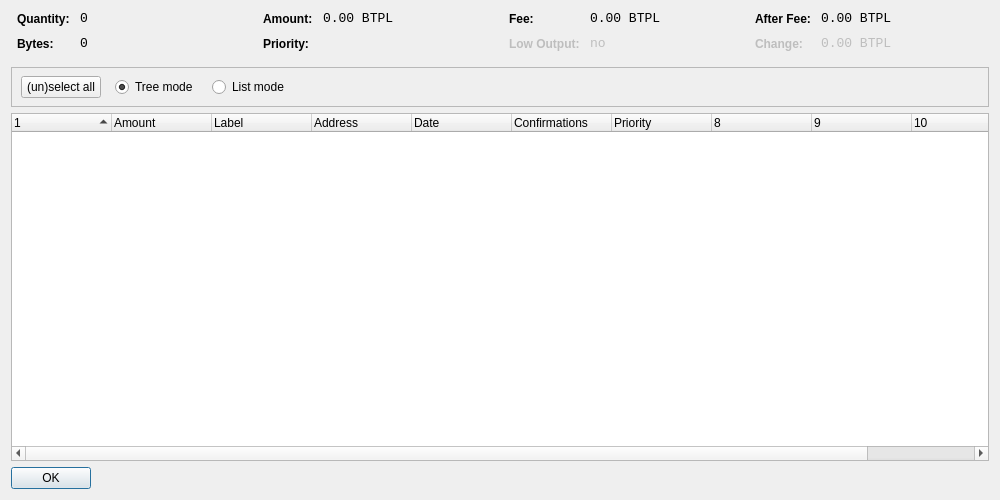
<?xml version="1.0" encoding="UTF-8"?>
<ui version="4.0">
 <class>CoinControlDialog</class>
 <widget class="QDialog" name="CoinControlDialog">
  <property name="geometry">
   <rect>
    <x>0</x>
    <y>0</y>
    <width>1000</width>
    <height>500</height>
   </rect>
  </property>
  <property name="windowTitle">
   <string>Coin Control</string>
  </property>
  <layout class="QVBoxLayout" name="verticalLayout">
   <item>
    <layout class="QHBoxLayout" name="horizontalLayoutTop" stretch="0,0,0,0">
     <property name="topMargin">
      <number>0</number>
     </property>
     <property name="bottomMargin">
      <number>10</number>
     </property>
     <item>
      <layout class="QFormLayout" name="formLayoutCoinControl1">
       <property name="horizontalSpacing">
        <number>10</number>
       </property>
       <property name="verticalSpacing">
        <number>10</number>
       </property>
       <property name="leftMargin">
        <number>6</number>
       </property>
       <property name="rightMargin">
        <number>6</number>
       </property>
       <item row="0" column="0">
        <widget class="QLabel" name="labelCoinControlQuantityText">
         <property name="styleSheet">
          <string notr="true">font-weight:bold;</string>
         </property>
         <property name="text">
          <string>Quantity:</string>
         </property>
        </widget>
       </item>
       <item row="0" column="1">
        <widget class="QLabel" name="labelCoinControlQuantity">
         <property name="font">
          <font>
           <family>Monospace</family>
           <pointsize>10</pointsize>
          </font>
         </property>
         <property name="cursor">
          <cursorShape>IBeamCursor</cursorShape>
         </property>
         <property name="contextMenuPolicy">
          <enum>Qt::ActionsContextMenu</enum>
         </property>
         <property name="text">
          <string notr="true">0</string>
         </property>
         <property name="textInteractionFlags">
          <set>Qt::LinksAccessibleByMouse|Qt::TextSelectableByKeyboard|Qt::TextSelectableByMouse</set>
         </property>
        </widget>
       </item>
       <item row="1" column="0">
        <widget class="QLabel" name="labelCoinControlBytesText">
         <property name="styleSheet">
          <string notr="true">font-weight:bold;</string>
         </property>
         <property name="text">
          <string>Bytes:</string>
         </property>
        </widget>
       </item>
       <item row="1" column="1">
        <widget class="QLabel" name="labelCoinControlBytes">
         <property name="font">
          <font>
           <family>Monospace</family>
           <pointsize>10</pointsize>
          </font>
         </property>
         <property name="cursor">
          <cursorShape>IBeamCursor</cursorShape>
         </property>
         <property name="contextMenuPolicy">
          <enum>Qt::ActionsContextMenu</enum>
         </property>
         <property name="text">
          <string notr="true">0</string>
         </property>
         <property name="textInteractionFlags">
          <set>Qt::LinksAccessibleByMouse|Qt::TextSelectableByKeyboard|Qt::TextSelectableByMouse</set>
         </property>
        </widget>
       </item>
      </layout>
     </item>
     <item>
      <layout class="QFormLayout" name="formLayoutCoinControl2">
       <property name="horizontalSpacing">
        <number>10</number>
       </property>
       <property name="verticalSpacing">
        <number>10</number>
       </property>
       <property name="leftMargin">
        <number>6</number>
       </property>
       <property name="rightMargin">
        <number>6</number>
       </property>
       <item row="0" column="0">
        <widget class="QLabel" name="labelCoinControlAmountText">
         <property name="styleSheet">
          <string notr="true">font-weight:bold;</string>
         </property>
         <property name="text">
          <string>Amount:</string>
         </property>
        </widget>
       </item>
       <item row="0" column="1">
        <widget class="QLabel" name="labelCoinControlAmount">
         <property name="font">
          <font>
           <family>Monospace</family>
           <pointsize>10</pointsize>
          </font>
         </property>
         <property name="cursor">
          <cursorShape>IBeamCursor</cursorShape>
         </property>
         <property name="contextMenuPolicy">
          <enum>Qt::ActionsContextMenu</enum>
         </property>
         <property name="text">
          <string notr="true">0.00 BTPL</string>
         </property>
         <property name="textInteractionFlags">
          <set>Qt::LinksAccessibleByMouse|Qt::TextSelectableByKeyboard|Qt::TextSelectableByMouse</set>
         </property>
        </widget>
       </item>
       <item row="1" column="0">
        <widget class="QLabel" name="labelCoinControlPriorityText">
         <property name="styleSheet">
          <string notr="true">font-weight:bold;</string>
         </property>
         <property name="text">
          <string>Priority:</string>
         </property>
        </widget>
       </item>
       <item row="1" column="1">
        <widget class="QLabel" name="labelCoinControlPriority">
         <property name="font">
          <font>
           <family>Monospace</family>
           <pointsize>10</pointsize>
          </font>
         </property>
         <property name="cursor">
          <cursorShape>IBeamCursor</cursorShape>
         </property>
         <property name="contextMenuPolicy">
          <enum>Qt::ActionsContextMenu</enum>
         </property>
         <property name="text">
          <string/>
         </property>
         <property name="textInteractionFlags">
          <set>Qt::LinksAccessibleByMouse|Qt::TextSelectableByKeyboard|Qt::TextSelectableByMouse</set>
         </property>
        </widget>
       </item>
      </layout>
     </item>
     <item>
      <layout class="QFormLayout" name="formLayoutCoinControl3">
       <property name="horizontalSpacing">
        <number>10</number>
       </property>
       <property name="verticalSpacing">
        <number>10</number>
       </property>
       <property name="leftMargin">
        <number>6</number>
       </property>
       <property name="rightMargin">
        <number>6</number>
       </property>
       <item row="0" column="0">
        <widget class="QLabel" name="labelCoinControlFeeText">
         <property name="styleSheet">
          <string notr="true">font-weight:bold;</string>
         </property>
         <property name="text">
          <string>Fee:</string>
         </property>
        </widget>
       </item>
       <item row="0" column="1">
        <widget class="QLabel" name="labelCoinControlFee">
         <property name="font">
          <font>
           <family>Monospace</family>
           <pointsize>10</pointsize>
          </font>
         </property>
         <property name="cursor">
          <cursorShape>IBeamCursor</cursorShape>
         </property>
         <property name="contextMenuPolicy">
          <enum>Qt::ActionsContextMenu</enum>
         </property>
         <property name="text">
          <string notr="true">0.00 BTPL</string>
         </property>
         <property name="textInteractionFlags">
          <set>Qt::LinksAccessibleByMouse|Qt::TextSelectableByKeyboard|Qt::TextSelectableByMouse</set>
         </property>
        </widget>
       </item>
       <item row="1" column="0">
        <widget class="QLabel" name="labelCoinControlLowOutputText">
         <property name="enabled">
          <bool>false</bool>
         </property>
         <property name="styleSheet">
          <string notr="true">font-weight:bold;</string>
         </property>
         <property name="text">
          <string>Low Output:</string>
         </property>
        </widget>
       </item>
       <item row="1" column="1">
        <widget class="QLabel" name="labelCoinControlLowOutput">
         <property name="enabled">
          <bool>false</bool>
         </property>
         <property name="font">
          <font>
           <family>Monospace</family>
           <pointsize>10</pointsize>
          </font>
         </property>
         <property name="cursor">
          <cursorShape>IBeamCursor</cursorShape>
         </property>
         <property name="contextMenuPolicy">
          <enum>Qt::ActionsContextMenu</enum>
         </property>
         <property name="text">
          <string notr="true">no</string>
         </property>
         <property name="textInteractionFlags">
          <set>Qt::LinksAccessibleByMouse|Qt::TextSelectableByKeyboard|Qt::TextSelectableByMouse</set>
         </property>
        </widget>
       </item>
      </layout>
     </item>
     <item>
      <layout class="QFormLayout" name="formLayoutCoinControl4">
       <property name="horizontalSpacing">
        <number>10</number>
       </property>
       <property name="verticalSpacing">
        <number>10</number>
       </property>
       <property name="leftMargin">
        <number>6</number>
       </property>
       <property name="rightMargin">
        <number>6</number>
       </property>
       <item row="0" column="0">
        <widget class="QLabel" name="labelCoinControlAfterFeeText">
         <property name="styleSheet">
          <string notr="true">font-weight:bold;</string>
         </property>
         <property name="text">
          <string>After Fee:</string>
         </property>
        </widget>
       </item>
       <item row="0" column="1">
        <widget class="QLabel" name="labelCoinControlAfterFee">
         <property name="font">
          <font>
           <family>Monospace</family>
           <pointsize>10</pointsize>
          </font>
         </property>
         <property name="cursor">
          <cursorShape>IBeamCursor</cursorShape>
         </property>
         <property name="contextMenuPolicy">
          <enum>Qt::ActionsContextMenu</enum>
         </property>
         <property name="text">
          <string notr="true">0.00 BTPL</string>
         </property>
         <property name="textInteractionFlags">
          <set>Qt::LinksAccessibleByMouse|Qt::TextSelectableByKeyboard|Qt::TextSelectableByMouse</set>
         </property>
        </widget>
       </item>
       <item row="1" column="0">
        <widget class="QLabel" name="labelCoinControlChangeText">
         <property name="enabled">
          <bool>false</bool>
         </property>
         <property name="styleSheet">
          <string notr="true">font-weight:bold;</string>
         </property>
         <property name="text">
          <string>Change:</string>
         </property>
        </widget>
       </item>
       <item row="1" column="1">
        <widget class="QLabel" name="labelCoinControlChange">
         <property name="enabled">
          <bool>false</bool>
         </property>
         <property name="font">
          <font>
           <family>Monospace</family>
           <pointsize>10</pointsize>
          </font>
         </property>
         <property name="cursor">
          <cursorShape>IBeamCursor</cursorShape>
         </property>
         <property name="contextMenuPolicy">
          <enum>Qt::ActionsContextMenu</enum>
         </property>
         <property name="text">
          <string notr="true">0.00 BTPL</string>
         </property>
         <property name="textInteractionFlags">
          <set>Qt::LinksAccessibleByMouse|Qt::TextSelectableByKeyboard|Qt::TextSelectableByMouse</set>
         </property>
        </widget>
       </item>
      </layout>
     </item>
    </layout>
   </item>
   <item>
    <widget class="QFrame" name="frame">
     <property name="minimumSize">
      <size>
       <width>0</width>
       <height>40</height>
      </size>
     </property>
     <property name="frameShape">
      <enum>QFrame::StyledPanel</enum>
     </property>
     <property name="frameShadow">
      <enum>QFrame::Sunken</enum>
     </property>
     <widget class="QWidget" name="horizontalLayoutWidget">
      <property name="geometry">
       <rect>
        <x>10</x>
        <y>0</y>
        <width>781</width>
        <height>41</height>
       </rect>
      </property>
      <layout class="QHBoxLayout" name="horizontalLayoutPanel" stretch="0,0,0,0">
       <property name="spacing">
        <number>14</number>
       </property>
       <item>
        <widget class="QPushButton" name="pushButtonSelectAll">
         <property name="sizePolicy">
          <sizepolicy hsizetype="Maximum" vsizetype="Fixed">
           <horstretch>0</horstretch>
           <verstretch>0</verstretch>
          </sizepolicy>
         </property>
         <property name="styleSheet">
          <string notr="true"/>
         </property>
         <property name="text">
          <string>(un)select all</string>
         </property>
        </widget>
       </item>
       <item>
        <widget class="QRadioButton" name="radioTreeMode">
         <property name="sizePolicy">
          <sizepolicy hsizetype="Maximum" vsizetype="Fixed">
           <horstretch>0</horstretch>
           <verstretch>0</verstretch>
          </sizepolicy>
         </property>
         <property name="text">
          <string>Tree mode</string>
         </property>
         <property name="checked">
          <bool>true</bool>
         </property>
        </widget>
       </item>
       <item>
        <widget class="QRadioButton" name="radioListMode">
         <property name="sizePolicy">
          <sizepolicy hsizetype="Maximum" vsizetype="Fixed">
           <horstretch>0</horstretch>
           <verstretch>0</verstretch>
          </sizepolicy>
         </property>
         <property name="text">
          <string>List mode</string>
         </property>
        </widget>
       </item>
       <item>
        <spacer name="horizontalSpacer">
         <property name="orientation">
          <enum>Qt::Horizontal</enum>
         </property>
         <property name="sizeHint" stdset="0">
          <size>
           <width>40</width>
           <height>20</height>
          </size>
         </property>
        </spacer>
       </item>
      </layout>
     </widget>
    </widget>
   </item>
   <item>
    <widget class="CoinControlTreeWidget" name="treeWidget">
     <property name="contextMenuPolicy">
      <enum>Qt::CustomContextMenu</enum>
     </property>
     <property name="sortingEnabled">
      <bool>false</bool>
     </property>
     <property name="columnCount">
      <number>11</number>
     </property>
     <attribute name="headerShowSortIndicator" stdset="0">
      <bool>true</bool>
     </attribute>
     <attribute name="headerStretchLastSection">
      <bool>false</bool>
     </attribute>
     <column>
      <property name="text">
       <string/>
      </property>
     </column>
     <column>
      <property name="text">
       <string>Amount</string>
      </property>
     </column>
     <column>
      <property name="text">
       <string>Label</string>
      </property>
     </column>
     <column>
      <property name="text">
       <string>Address</string>
      </property>
     </column>
     <column>
      <property name="text">
       <string>Date</string>
      </property>
     </column>
     <column>
      <property name="text">
       <string>Confirmations</string>
      </property>
      <property name="toolTip">
       <string>Confirmed</string>
      </property>
     </column>
     <column>
      <property name="text">
       <string>Priority</string>
      </property>
     </column>
     <column>
      <property name="text">
       <string/>
      </property>
     </column>
     <column>
      <property name="text">
       <string/>
      </property>
     </column>
     <column>
      <property name="text">
       <string/>
      </property>
     </column>
     <column>
      <property name="text">
       <string/>
      </property>
     </column>
    </widget>
   </item>
   <item>
    <widget class="QDialogButtonBox" name="buttonBox">
     <property name="sizePolicy">
      <sizepolicy hsizetype="Maximum" vsizetype="Fixed">
       <horstretch>0</horstretch>
       <verstretch>0</verstretch>
      </sizepolicy>
     </property>
     <property name="styleSheet">
      <string notr="true"/>
     </property>
     <property name="orientation">
      <enum>Qt::Horizontal</enum>
     </property>
     <property name="standardButtons">
      <set>QDialogButtonBox::Ok</set>
     </property>
    </widget>
   </item>
  </layout>
 </widget>
 <customwidgets>
  <customwidget>
   <class>CoinControlTreeWidget</class>
   <extends>QTreeWidget</extends>
   <header>coincontroltreewidget.h</header>
  </customwidget>
 </customwidgets>
 <resources/>
 <connections/>
</ui>
